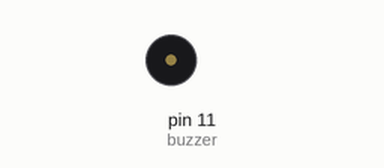
Recording of a sketch running on a simulated Arduino Uno, built with avr-gcc and run on an emulated ATmega328P. Parts: buzzer (waves = sounding).

Above: at 0.1 s.
At 4.8 s:
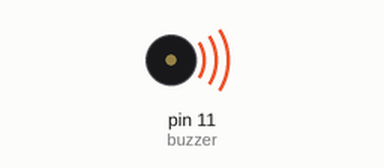
Timing chart, 0 to 25.7 s (numbered marks = the images above):
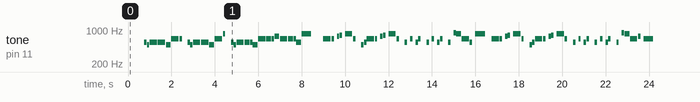

The sketch:

Renai_Circulation.ino
```cpp
void setup() {
  Serial.begin(9600);
  pinMode(11, OUTPUT);
  Renai_Circulation();
}


void loop() {

}

float Frecuency(int note, int octave){

  float hz = 440 * pow(1.05946309436, 12 * (octave - 4) + note - 10);
  return hz;

}


float nKey_Hz(uint8_t nKey){

  if(nKey >= 1 && nKey <= 88){
    int sum = 0;
    nKey += 9;
    while(nKey > 12){
      sum++;
      nKey -= 12;
    }
    int N = nKey;
    int Oc = sum;

    float hz = Frecuency(N, Oc);
    return hz;
  }
  else {
    return 0;
  }
}


void Play(uint8_t Notes[][2], int SizeNotes, byte bpm, byte buzzer){

  float start = millis();
  float keep = start;
  float beatDuration = 60000 / bpm;

  for (int i = 0; i < SizeNotes; i++) {

    float noteDuration = (Notes[i][1] * beatDuration) / 8;
    float Frecuency = nKey_Hz(Notes[i][0]);

    if(Frecuency > 0){
      while(millis() <= keep + (noteDuration * 0.9)){
        tone(buzzer, Frecuency);
      }
      while(millis() >= keep + (noteDuration * 0.9) && millis() <= keep + noteDuration){
        noTone(buzzer);
      }
    }
    else{
      while(millis() <= keep + noteDuration){
        noTone(buzzer);
      }
    }
    keep += noteDuration;
  }
}

void Renai_Circulation(){

  uint8_t Notes[][2] = {
    {0 , 12}, {53, 2 }, {51, 2 }, //0
    {53, 6 }, {53, 6 }, {51, 4 }, {56, 6 }, {56, 2 }, {0 , 4 }, {53, 2 }, {51, 2 }, //1
    {53, 6 }, {53, 6 }, {51, 4 }, {56, 6 }, {60, 2 }, {0 , 4 }, {53, 2 }, {51, 2 }, //2
    {53, 6 }, {53, 4 }, {53, 2 }, {51, 4 }, {56, 6 }, {56, 4 }, {56, 2 }, {58, 4 }, //3
    {56, 6 }, {56, 4 }, {56, 2 }, {53, 4 }, {60, 8 }, {0 , 8 }, //4
    {56, 6 }, {56, 2 }, {0 , 2 }, {58, 2 }, {59, 2 }, {0 , 2 }, {60, 6 }, {56, 2 }, {0 , 4 }, {51, 2 }, {53, 2 }, //5
    {56, 6 }, {56, 2 }, {0 , 2 }, {58, 2 }, {59, 2 }, {0 , 2 }, {60, 6 }, {56, 2 }, {0 , 4 }, {53, 2 }, {0 , 2 }, //6
    {56, 2 }, {0 , 2 }, {53, 2 }, {56, 2 }, {0 , 4 }, {53, 2 }, {0 , 2 }, {56, 2 }, {0 , 2 }, {53, 2 }, {56, 2 }, {0 , 4 }, {53, 2 }, {0 , 2 }, //7
    {61, 2 }, {60, 4 }, {56, 6 }, {53, 2 }, {0 , 2 }, {60, 8 }, {0 , 4 }, //8
    {56, 6 }, {56, 2 }, {0 , 2 }, {58, 2 }, {59, 2 }, {0 , 2 }, {60, 6 }, {56, 2 }, {0 , 4 }, {51, 2 }, {53, 2 }, //9
    {56, 6 }, {56, 2 }, {0 , 2 }, {58, 2 }, {59, 2 }, {0 , 2 }, {60, 6 }, {56, 2 }, {0 , 4 }, {53, 2 }, {0 , 2 }, //10
    {56, 2 }, {0 , 2 }, {53, 2 }, {56, 2 }, {0 , 4 }, {53, 2 }, {0 , 2 }, {56, 2 }, {0 , 2 }, {53, 2 }, {56, 2 }, {0 , 4 }, {53, 2 }, {0 , 2 }, //11
    {61, 2 }, {60, 4 }, {56, 6 }, {58, 2 }, {0 , 2 }, {56, 8 }, {0 , 8 }, //12
  };


  byte bpm = 120;
  byte buzzer = 11;
  int SizeNotes =  (sizeof(Notes) / sizeof(*Notes));

  Play(Notes, SizeNotes, bpm, buzzer);
}
```
